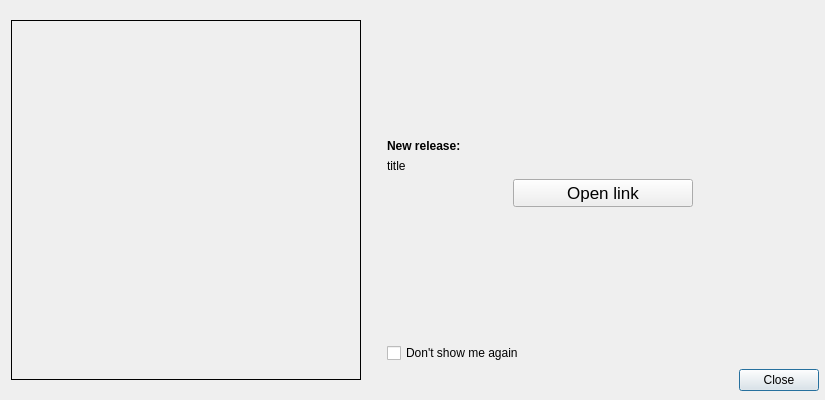
<?xml version="1.0" encoding="UTF-8"?>
<ui version="4.0">
 <class>NewReleaseDialog</class>
 <widget class="QDialog" name="NewReleaseDialog">
  <property name="geometry">
   <rect>
    <x>0</x>
    <y>0</y>
    <width>825</width>
    <height>400</height>
   </rect>
  </property>
  <property name="sizePolicy">
   <sizepolicy hsizetype="Fixed" vsizetype="Fixed">
    <horstretch>0</horstretch>
    <verstretch>0</verstretch>
   </sizepolicy>
  </property>
  <property name="minimumSize">
   <size>
    <width>825</width>
    <height>400</height>
   </size>
  </property>
  <property name="maximumSize">
   <size>
    <width>841</width>
    <height>400</height>
   </size>
  </property>
  <property name="windowTitle">
   <string>New version available</string>
  </property>
  <layout class="QHBoxLayout" name="horizontalLayout_3">
   <property name="topMargin">
    <number>0</number>
   </property>
   <property name="bottomMargin">
    <number>0</number>
   </property>
   <item>
    <layout class="QHBoxLayout" name="horizontalLayout_4">
     <property name="rightMargin">
      <number>11</number>
     </property>
     <item>
      <widget class="QLabel" name="label_3">
       <property name="minimumSize">
        <size>
         <width>350</width>
         <height>360</height>
        </size>
       </property>
       <property name="maximumSize">
        <size>
         <width>350</width>
         <height>360</height>
        </size>
       </property>
       <property name="frameShape">
        <enum>QFrame::Box</enum>
       </property>
       <property name="text">
        <string/>
       </property>
       <property name="pixmap">
        <pixmap resource="resource.qrc">:/resources/update_plotjuggler.jpg</pixmap>
       </property>
      </widget>
     </item>
    </layout>
   </item>
   <item>
    <widget class="QWidget" name="widget" native="true">
     <property name="minimumSize">
      <size>
       <width>450</width>
       <height>0</height>
      </size>
     </property>
     <property name="maximumSize">
      <size>
       <width>350</width>
       <height>16777215</height>
      </size>
     </property>
     <layout class="QVBoxLayout" name="verticalLayout">
      <item>
       <spacer name="verticalSpacer">
        <property name="orientation">
         <enum>Qt::Vertical</enum>
        </property>
        <property name="sizeHint" stdset="0">
         <size>
          <width>20</width>
          <height>40</height>
         </size>
        </property>
       </spacer>
      </item>
      <item>
       <widget class="QLabel" name="label_2">
        <property name="font">
         <font>
          <bold>true</bold>
         </font>
        </property>
        <property name="text">
         <string>New release: </string>
        </property>
       </widget>
      </item>
      <item>
       <widget class="QLabel" name="labelTitle">
        <property name="text">
         <string>title</string>
        </property>
        <property name="wordWrap">
         <bool>true</bool>
        </property>
       </widget>
      </item>
      <item>
       <layout class="QHBoxLayout" name="horizontalLayout">
        <item>
         <widget class="QPushButton" name="pushButtonWeb">
          <property name="maximumSize">
           <size>
            <width>180</width>
            <height>16777215</height>
           </size>
          </property>
          <property name="font">
           <font>
            <pointsize>13</pointsize>
           </font>
          </property>
          <property name="focusPolicy">
           <enum>Qt::NoFocus</enum>
          </property>
          <property name="text">
           <string>Open link</string>
          </property>
         </widget>
        </item>
       </layout>
      </item>
      <item>
       <spacer name="verticalSpacer_2">
        <property name="orientation">
         <enum>Qt::Vertical</enum>
        </property>
        <property name="sizeHint" stdset="0">
         <size>
          <width>20</width>
          <height>86</height>
         </size>
        </property>
       </spacer>
      </item>
      <item>
       <layout class="QHBoxLayout" name="horizontalLayout_2">
        <item>
         <widget class="QCheckBox" name="dontShowAgain">
          <property name="minimumSize">
           <size>
            <width>150</width>
            <height>0</height>
           </size>
          </property>
          <property name="maximumSize">
           <size>
            <width>16777215</width>
            <height>16777215</height>
           </size>
          </property>
          <property name="focusPolicy">
           <enum>Qt::NoFocus</enum>
          </property>
          <property name="text">
           <string>Don't show me again</string>
          </property>
         </widget>
        </item>
       </layout>
      </item>
      <item>
       <widget class="QDialogButtonBox" name="buttonBox">
        <property name="orientation">
         <enum>Qt::Horizontal</enum>
        </property>
        <property name="standardButtons">
         <set>QDialogButtonBox::Close</set>
        </property>
       </widget>
      </item>
     </layout>
    </widget>
   </item>
  </layout>
 </widget>
 <resources>
  <include location="resource.qrc"/>
 </resources>
 <connections>
  <connection>
   <sender>buttonBox</sender>
   <signal>accepted()</signal>
   <receiver>NewReleaseDialog</receiver>
   <slot>accept()</slot>
   <hints>
    <hint type="sourcelabel">
     <x>248</x>
     <y>254</y>
    </hint>
    <hint type="destinationlabel">
     <x>157</x>
     <y>274</y>
    </hint>
   </hints>
  </connection>
  <connection>
   <sender>buttonBox</sender>
   <signal>rejected()</signal>
   <receiver>NewReleaseDialog</receiver>
   <slot>reject()</slot>
   <hints>
    <hint type="sourcelabel">
     <x>316</x>
     <y>260</y>
    </hint>
    <hint type="destinationlabel">
     <x>286</x>
     <y>274</y>
    </hint>
   </hints>
  </connection>
 </connections>
</ui>
